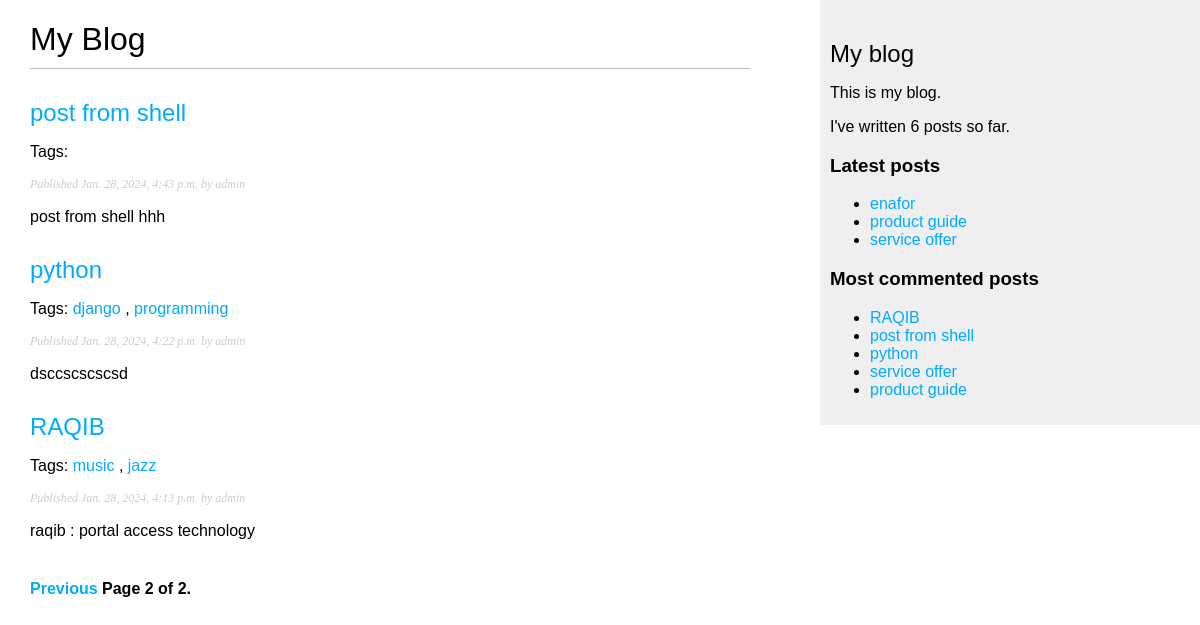
Screenshot of /?page=2 with the database file from the repository.
### blog/models.py (models this page shows, shortened)
class Post(models.Model):
    class Status(models.TextChoices):
        DRAFT = 'DF', 'DRAFT'
        PUBLISHED = 'PU', 'PUBLISHED'
    title = models.CharField(max_length=250)
    slug = models.SlugField(max_length=250, unique_for_date='publish')
    author = models.ForeignKey(User,on_delete = models.CASCADE, related_name = 'author_posts')
    body = models.TextField(max_length=10000)
    tags = TaggableManager()
    publish = models.DateTimeField(default= timezone.now)
    created = models.DateTimeField(auto_now_add = True)
    updated = models.DateTimeField(auto_now_add = True)
    status = models.CharField(max_length=2,
                              choices=Status.choices,
                              default=Status.DRAFT)
    objects = models.Manager()
    published = PublishedManger()
    class Meta:
        ordering = ['-publish']
        indexes = [
            models.Index(fields=["-publish"])
        ]
    def get_absolute_url(self):
        return reverse('blog:post_detail', args=[self.publish.year,
                                                self.publish.month,
                                                self.publish.day,
                                                self.slug])

### blog/views.py (the view)
# urls.py: path('',views.post_list,name='post-list'),
def post_list(request,tag_slug=None):
    all_posts = Post.published.all()
    tag = None
    if tag_slug:
        tag = get_object_or_404(Tag, slug=tag_slug)
        all_posts = all_posts.filter(tags__in=[tag])
    paginator = Paginator(all_posts, 3)
    page_number = request.GET.get('page', 1)
    try:
        posts = paginator.page(page_number)
    except PageNotAnInteger:
        posts = paginator.page(1)
    except EmptyPage :
        posts = paginator.page(paginator.num_pages)
    return render(request, 'blog/post/post_list.html',{'posts':posts,'tag': tag})

### blog/models.py (called while the page is built)
    def get_queryset(self):
        return super().get_queryset().filter(status = Post.Status.PUBLISHED)

### blog/templatetags/blog_tags.py (called while the page is built)
@register.simple_tag
def total_posts():
    return Post.published.count()

@register.inclusion_tag('blog/post/latest_posts.html')
def show_latest_posts(count=5):
    latest_posts = Post.published.order_by('-publish')[:count]
    return {'latest_posts': latest_posts}

@register.simple_tag
def get_most_commented_posts(count=5):
    return Post.published.annotate(total_comments=Count('comments')
                                   ).order_by('-total_comments')[:count]

### blog/templates/blog/post/post_list.html (shortened to what this page needs)
{% extends "blog/base.html" %}
{% block content %}
    <h1>My Blog</h1>
    {% for post in posts %}
    <h2>
    <a href="{{ post.get_absolute_url }}">
    {{ post.title }}
    </a>
    </h2>
    <p class="tags">Tags:
        {% for tag in post.tags.all %}
 <a href="{% url "blog:post_list_by_tag" tag.slug %}">
 {{ tag.name }}
 </a>
 {% if not forloop.last %}, {% endif %}
 {% endfor %}
    <p class="date">
    Published {{ post.publish }} by {{ post.author }}
    </p>
    {{ post.body|truncatewords:30|linebreaks }}
    {% endfor %}
    {% include "pagination.html" with page=posts %}
{% endblock %}

### blog/templates/blog/base.html (shortened to what this page needs)
{% load blog_tags %}
{% load static %}
<!DOCTYPE html>
<html>
<head>
    <link href="{% static "css/blog.css" %}" rel="stylesheet">
</head>
<body>
   <div id="content">
           {% block content %}
        {% endblock %}
    </div>
    <div id="sidebar">
        <h2>My blog</h2>
            <p>This is my blog.</p>
            I've written {% total_posts %} posts so far.
            <h3>Latest posts</h3>
                {% show_latest_posts 3 %}
                <h3>Most commented posts</h3>
                {% get_most_commented_posts as most_commented_posts %}
                <ul>
                {% for post in most_commented_posts %}
                <li>
                <a href="{{ post.get_absolute_url }}">{{ post.title }}</a>
                </li>
                {% endfor %}
                </ul>
   </div>
</body>
</html>

### blog/templates/blog/post/latest_posts.html
<ul>
    {% for post in latest_posts %}
    <li>
    <a href="{{ post.get_absolute_url }}">{{ post.title }}</a>
    </li>
    {% endfor %}
   </ul>

### blog/static/css/blog.css (style rules this page uses)
body { margin:0; padding:0; font-family:helvetica, sans-serif; }
a { color:#00abff; text-decoration:none; }
h1 { font-weight:normal; border-bottom:1px solid #bbb; padding:0 0 10px 0; }
h2 { font-weight:normal; margin:30px 0 0; }
#content { float:left; width:60%; padding:0 0 0 30px; }
#sidebar { float:right; width:30%; padding:10px; background:#efefef; height:100%; }
p.date { color:#ccc; font-family: georgia, serif; font-size: 12px; font-style: italic; }

### rows the page displays
Post: title "post from shell", publish "Jan. 28, 2024, 4:43 p.m.", author "admin", body "post from shell hhh"
Post: title "python", publish "Jan. 28, 2024, 4:22 p.m.", author "admin", body "dsccscscscsd"
Tag: name "django"
Tag: name "programming"
Post: title "RAQIB", publish "Jan. 28, 2024, 4:13 p.m.", author "admin", body "raqib : portal access technology"
Tag: name "music"
Tag: name "jazz"
Post: title "enafor"
Post: title "product guide"
Post: title "service offer"

### other values shown
{{ page.number }} "2"
{{ page.paginator.num_pages }} "2"
